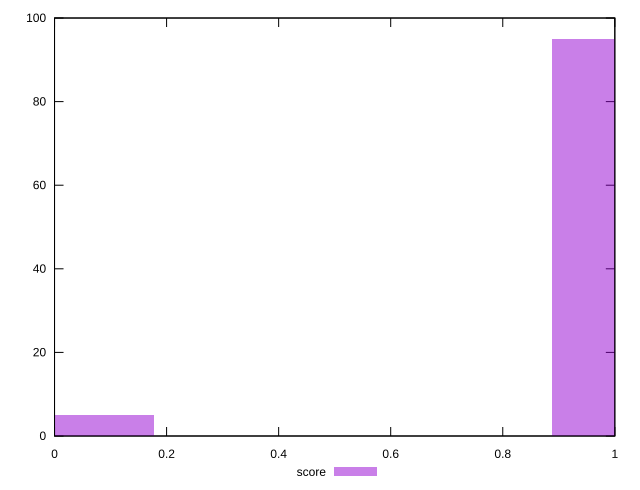

gnuplot code for this plot:
reset

$score <<EOF
0 5
1.0652429629799116 95
EOF

set key outside below
set boxwidth 0.35508098765997054
set xrange [0:1]
set yrange [0:100]
set trange [0:100]
set style fill transparent solid 0.5 noborder
set terminal svg size 640, 490 enhanced background rgb 'white'
set output "report_00020_2021-02-19T21:17:38.612Z2/server-response-time/samples/pages/score/histogram.svg"

plot $score title "score" with boxes

reset
